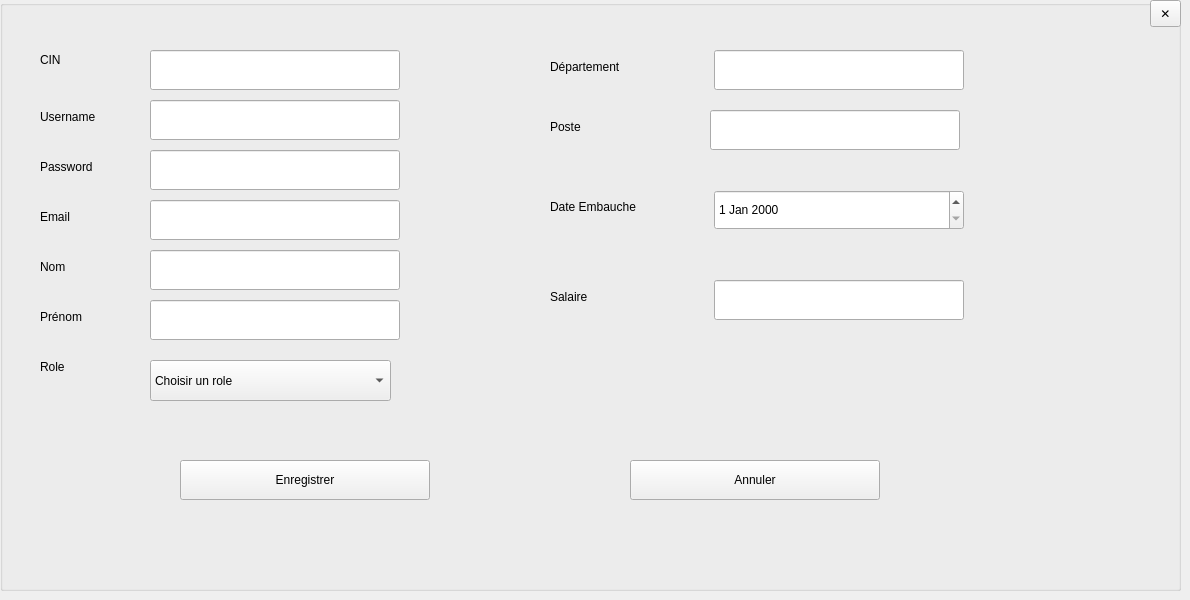
            <widget class="QWidget" name="page_add_Emp">
             <widget class="QGroupBox" name="groupBox_2">
              <property name="geometry">
               <rect>
                <x>0</x>
                <y>0</y>
                <width>1181</width>
                <height>591</height>
               </rect>
              </property>
              <property name="title">
               <string/>
              </property>
              <widget class="QLabel" name="label_8">
               <property name="geometry">
                <rect>
                 <x>550</x>
                 <y>50</y>
                 <width>100</width>
                 <height>34</height>
                </rect>
               </property>
               <property name="text">
                <string>Département</string>
               </property>
              </widget>
              <widget class="QLabel" name="label_7">
               <property name="geometry">
                <rect>
                 <x>550</x>
                 <y>110</y>
                 <width>100</width>
                 <height>34</height>
                </rect>
               </property>
               <property name="text">
                <string>Poste</string>
               </property>
              </widget>
              <widget class="QLabel" name="label_6">
               <property name="geometry">
                <rect>
                 <x>40</x>
                 <y>300</y>
                 <width>100</width>
                 <height>34</height>
                </rect>
               </property>
               <property name="text">
                <string>Prénom</string>
               </property>
              </widget>
              <widget class="QLineEdit" name="lineNomAdd">
               <property name="geometry">
                <rect>
                 <x>150</x>
                 <y>250</y>
                 <width>250</width>
                 <height>40</height>
                </rect>
               </property>
              </widget>
              <widget class="QLabel" name="label_5">
               <property name="geometry">
                <rect>
                 <x>40</x>
                 <y>250</y>
                 <width>100</width>
                 <height>34</height>
                </rect>
               </property>
               <property name="text">
                <string>Nom</string>
               </property>
              </widget>
              <widget class="QLineEdit" name="lineDepartementAdd">
               <property name="geometry">
                <rect>
                 <x>714</x>
                 <y>50</y>
                 <width>250</width>
                 <height>40</height>
                </rect>
               </property>
              </widget>
              <widget class="QLineEdit" name="lineCINAdd">
               <property name="geometry">
                <rect>
                 <x>150</x>
                 <y>50</y>
                 <width>250</width>
                 <height>40</height>
                </rect>
               </property>
              </widget>
              <widget class="QLineEdit" name="lineEmailAdd">
               <property name="geometry">
                <rect>
                 <x>150</x>
                 <y>200</y>
                 <width>250</width>
                 <height>40</height>
                </rect>
               </property>
              </widget>
              <widget class="QLabel" name="label">
               <property name="geometry">
                <rect>
                 <x>40</x>
                 <y>50</y>
                 <width>100</width>
                 <height>20</height>
                </rect>
               </property>
               <property name="text">
                <string>CIN</string>
               </property>
              </widget>
              <widget class="QLineEdit" name="linePosteAdd">
               <property name="geometry">
                <rect>
                 <x>710</x>
                 <y>110</y>
                 <width>250</width>
                 <height>40</height>
                </rect>
               </property>
              </widget>
              <widget class="QLabel" name="label_3">
               <property name="geometry">
                <rect>
                 <x>40</x>
                 <y>150</y>
                 <width>100</width>
                 <height>34</height>
                </rect>
               </property>
               <property name="text">
                <string>Password</string>
               </property>
              </widget>
              <widget class="QPushButton" name="btnSaveEmployee">
               <property name="geometry">
                <rect>
                 <x>180</x>
                 <y>460</y>
                 <width>250</width>
                 <height>40</height>
                </rect>
               </property>
               <property name="text">
                <string>Enregistrer</string>
               </property>
              </widget>
              <widget class="QLabel" name="label_4">
               <property name="geometry">
                <rect>
                 <x>40</x>
                 <y>200</y>
                 <width>100</width>
                 <height>34</height>
                </rect>
               </property>
               <property name="text">
                <string>Email</string>
               </property>
              </widget>
              <widget class="QLineEdit" name="linePasswordAdd">
               <property name="geometry">
                <rect>
                 <x>150</x>
                 <y>150</y>
                 <width>250</width>
                 <height>40</height>
                </rect>
               </property>
              </widget>
              <widget class="QLabel" name="label_10">
               <property name="geometry">
                <rect>
                 <x>550</x>
                 <y>190</y>
                 <width>100</width>
                 <height>34</height>
                </rect>
               </property>
               <property name="text">
                <string>Date Embauche</string>
               </property>
              </widget>
              <widget class="QLabel" name="label_11">
               <property name="geometry">
                <rect>
                 <x>550</x>
                 <y>280</y>
                 <width>100</width>
                 <height>34</height>
                </rect>
               </property>
               <property name="text">
                <string>Salaire</string>
               </property>
              </widget>
              <widget class="QDateEdit" name="dateEmbaucheAdd">
               <property name="geometry">
                <rect>
                 <x>714</x>
                 <y>190</y>
                 <width>250</width>
                 <height>40</height>
                </rect>
               </property>
              </widget>
              <widget class="QLineEdit" name="linePrenomAdd">
               <property name="geometry">
                <rect>
                 <x>150</x>
                 <y>300</y>
                 <width>250</width>
                 <height>40</height>
                </rect>
               </property>
              </widget>
              <widget class="QLabel" name="label_2">
               <property name="geometry">
                <rect>
                 <x>40</x>
                 <y>100</y>
                 <width>100</width>
                 <height>34</height>
                </rect>
               </property>
               <property name="text">
                <string>Username</string>
               </property>
              </widget>
              <widget class="QLineEdit" name="lineUsernameAdd">
               <property name="geometry">
                <rect>
                 <x>150</x>
                 <y>100</y>
                 <width>250</width>
                 <height>40</height>
                </rect>
               </property>
              </widget>
              <widget class="QLineEdit" name="lineSalaireAdd">
               <property name="geometry">
                <rect>
                 <x>714</x>
                 <y>280</y>
                 <width>250</width>
                 <height>40</height>
                </rect>
               </property>
              </widget>
              <widget class="QToolButton" name="BtnPopupCancelLabs_8">
               <property name="geometry">
                <rect>
                 <x>1150</x>
                 <y>0</y>
                 <width>31</width>
                 <height>27</height>
                </rect>
               </property>
               <property name="toolTip">
                <string>Fermer</string>
               </property>
               <property name="text">
                <string>✕</string>
               </property>
              </widget>
              <widget class="QPushButton" name="btnAnnuler_emp">
               <property name="geometry">
                <rect>
                 <x>630</x>
                 <y>460</y>
                 <width>250</width>
                 <height>40</height>
                </rect>
               </property>
               <property name="text">
                <string>Annuler</string>
               </property>
              </widget>
              <widget class="QLabel" name="label_12">
               <property name="geometry">
                <rect>
                 <x>40</x>
                 <y>350</y>
                 <width>100</width>
                 <height>34</height>
                </rect>
               </property>
               <property name="text">
                <string>Role</string>
               </property>
              </widget>
              <widget class="QComboBox" name="comboRoleAdd">
               <property name="geometry">
                <rect>
                 <x>150</x>
                 <y>360</y>
                 <width>241</width>
                 <height>41</height>
                </rect>
               </property>
               <item>
                <property name="text">
                 <string>Choisir un role</string>
                </property>
               </item>
               <item>
                <property name="text">
                 <string>RH</string>
                </property>
               </item>
               <item>
                <property name="text">
                 <string>Responsable_financier</string>
                </property>
               </item>
               <item>
                <property name="text">
                 <string>Responsable_de_stock</string>
                </property>
               </item>
               <item>
                <property name="text">
                 <string>Chercheur</string>
                </property>
               </item>
               <item>
                <property name="text">
                 <string>Directeur_de_projet</string>
                </property>
               </item>
               <item>
                <property name="text">
                 <string>Responsable_Labos</string>
                </property>
               </item>
               <item>
                <property name="text">
                 <string>Admin</string>
                </property>
               </item>
              </widget>
             </widget>
            </widget>
